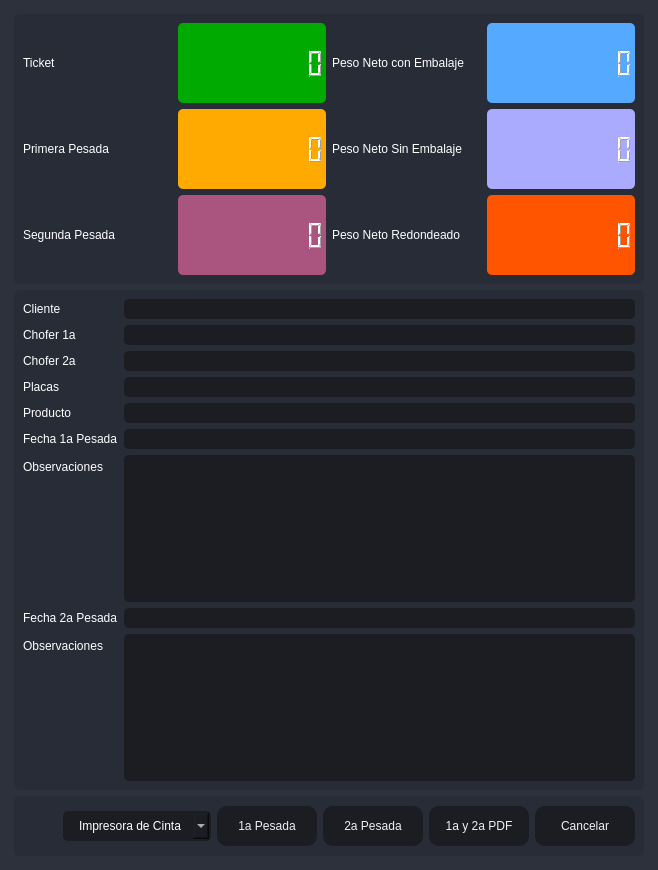
       <widget class="QFrame" name="frame_center">
        <property name="sizePolicy">
         <sizepolicy hsizetype="Expanding" vsizetype="Expanding">
          <horstretch>0</horstretch>
          <verstretch>0</verstretch>
         </sizepolicy>
        </property>
        <property name="styleSheet">
         <string notr="true">background-color: rgb(40, 44, 52);</string>
        </property>
        <property name="frameShape">
         <enum>QFrame::NoFrame</enum>
        </property>
        <property name="frameShadow">
         <enum>QFrame::Raised</enum>
        </property>
        <layout class="QHBoxLayout" name="horizontalLayout_2">
         <property name="spacing">
          <number>0</number>
         </property>
         <property name="leftMargin">
          <number>0</number>
         </property>
         <property name="topMargin">
          <number>0</number>
         </property>
         <property name="rightMargin">
          <number>0</number>
         </property>
         <property name="bottomMargin">
          <number>0</number>
         </property>
         <item>
          <widget class="QFrame" name="frame_content_right">
           <property name="styleSheet">
            <string notr="true">background-color: rgb(44, 49, 60);</string>
           </property>
           <property name="frameShape">
            <enum>QFrame::NoFrame</enum>
           </property>
           <property name="frameShadow">
            <enum>QFrame::Raised</enum>
           </property>
           <layout class="QVBoxLayout" name="verticalLayout_4">
            <property name="spacing">
             <number>0</number>
            </property>
            <property name="leftMargin">
             <number>0</number>
            </property>
            <property name="topMargin">
             <number>0</number>
            </property>
            <property name="rightMargin">
             <number>0</number>
            </property>
            <property name="bottomMargin">
             <number>0</number>
            </property>
            <item>
             <widget class="QFrame" name="frame_content">
              <property name="frameShape">
               <enum>QFrame::NoFrame</enum>
              </property>
              <property name="frameShadow">
               <enum>QFrame::Raised</enum>
              </property>
              <layout class="QVBoxLayout" name="verticalLayout_9">
               <property name="spacing">
                <number>0</number>
               </property>
               <property name="leftMargin">
                <number>5</number>
               </property>
               <property name="topMargin">
                <number>5</number>
               </property>
               <property name="rightMargin">
                <number>5</number>
               </property>
               <property name="bottomMargin">
                <number>5</number>
               </property>
               <item>
                <widget class="QStackedWidget" name="stackedWidget">
                 <property name="styleSheet">
                  <string notr="true">background: transparent;</string>
                 </property>
                 <property name="currentIndex">
                  <number>0</number>
                 </property>
                 <widget class="QWidget" name="page_home">
                  <layout class="QVBoxLayout" name="verticalLayout_10">
                   <item>
                    <widget class="QFrame" name="frame">
                     <property name="minimumSize">
                      <size>
                       <width>0</width>
                       <height>270</height>
                      </size>
                     </property>
                     <property name="maximumSize">
                      <size>
                       <width>16777215</width>
                       <height>270</height>
                      </size>
                     </property>
                     <property name="styleSheet">
                      <string notr="true">background-color: rgb(39, 44, 54);
border-radius: 5px;</string>
                     </property>
                     <property name="frameShape">
                      <enum>QFrame::StyledPanel</enum>
                     </property>
                     <property name="frameShadow">
                      <enum>QFrame::Raised</enum>
                     </property>
                     <layout class="QHBoxLayout" name="horizontalLayout_6">
                      <item>
                       <layout class="QGridLayout" name="gridLayout_2">
                        <item row="1" column="2">
                         <widget class="QLabel" name="label_5">
                          <property name="styleSheet">
                           <string notr="true">color: rgb(255, 255, 255);
font: 75 12pt &quot;MS Shell Dlg 2&quot;;</string>
                          </property>
                          <property name="text">
                           <string>Peso Neto Sin Embalaje</string>
                          </property>
                         </widget>
                        </item>
                        <item row="1" column="1">
                         <widget class="QLCDNumber" name="lcdNumber_3">
                          <property name="styleSheet">
                           <string notr="true">color: rgb(255, 255, 255);
background-color: rgb(255, 170, 0);</string>
                          </property>
                          <property name="digitCount">
                           <number>10</number>
                          </property>
                         </widget>
                        </item>
                        <item row="1" column="3">
                         <widget class="QLCDNumber" name="lcdNumber_4">
                          <property name="styleSheet">
                           <string notr="true">color: rgb(255, 255, 255);
background-color: rgb(170, 170, 255);</string>
                          </property>
                          <property name="digitCount">
                           <number>10</number>
                          </property>
                         </widget>
                        </item>
                        <item row="0" column="3">
                         <widget class="QLCDNumber" name="lcdNumber_1">
                          <property name="styleSheet">
                           <string notr="true">color: rgb(255, 255, 255);
background-color: rgb(85, 170, 255);</string>
                          </property>
                          <property name="digitCount">
                           <number>10</number>
                          </property>
                         </widget>
                        </item>
                        <item row="2" column="3">
                         <widget class="QLCDNumber" name="lcdNumber_6">
                          <property name="styleSheet">
                           <string notr="true">color: rgb(255, 255, 255);
background-color: rgb(255, 85, 0);</string>
                          </property>
                          <property name="digitCount">
                           <number>10</number>
                          </property>
                         </widget>
                        </item>
                        <item row="0" column="0">
                         <widget class="QLabel" name="label_2">
                          <property name="styleSheet">
                           <string notr="true">color: rgb(255, 255, 255);
font: 75 12pt &quot;MS Shell Dlg 2&quot;;</string>
                          </property>
                          <property name="text">
                           <string>Ticket</string>
                          </property>
                         </widget>
                        </item>
                        <item row="1" column="0">
                         <widget class="QLabel" name="label_4">
                          <property name="styleSheet">
                           <string notr="true">color: rgb(255, 255, 255);
font: 75 12pt &quot;MS Shell Dlg 2&quot;;</string>
                          </property>
                          <property name="text">
                           <string>Primera Pesada</string>
                          </property>
                         </widget>
                        </item>
                        <item row="0" column="1">
                         <widget class="QLCDNumber" name="lcdNumber_9">
                          <property name="styleSheet">
                           <string notr="true">color: rgb(255, 255, 255);
background-color: rgb(0, 170, 0);</string>
                          </property>
                          <property name="digitCount">
                           <number>10</number>
                          </property>
                         </widget>
                        </item>
                        <item row="2" column="0">
                         <widget class="QLabel" name="label_6">
                          <property name="styleSheet">
                           <string notr="true">color: rgb(255, 255, 255);
font: 75 12pt &quot;MS Shell Dlg 2&quot;;</string>
                          </property>
                          <property name="text">
                           <string>Segunda Pesada</string>
                          </property>
                         </widget>
                        </item>
                        <item row="0" column="2">
                         <widget class="QLabel" name="label_3">
                          <property name="styleSheet">
                           <string notr="true">color: rgb(255, 255, 255);
font: 75 12pt &quot;MS Shell Dlg 2&quot;;</string>
                          </property>
                          <property name="text">
                           <string>Peso Neto con Embalaje</string>
                          </property>
                         </widget>
                        </item>
                        <item row="2" column="2">
                         <widget class="QLabel" name="label_7">
                          <property name="styleSheet">
                           <string notr="true">color: rgb(255, 255, 255);
font: 75 12pt &quot;MS Shell Dlg 2&quot;;</string>
                          </property>
                          <property name="text">
                           <string>Peso Neto Redondeado</string>
                          </property>
                         </widget>
                        </item>
                        <item row="2" column="1">
                         <widget class="QLCDNumber" name="lcdNumber_7">
                          <property name="styleSheet">
                           <string notr="true">color: rgb(255, 255, 255);
background-color: rgb(170, 85, 127);</string>
                          </property>
                          <property name="digitCount">
                           <number>10</number>
                          </property>
                         </widget>
                        </item>
                       </layout>
                      </item>
                     </layout>
                    </widget>
                   </item>
                   <item>
                    <widget class="QFrame" name="frame_3">
                     <property name="minimumSize">
                      <size>
                       <width>0</width>
                       <height>160</height>
                      </size>
                     </property>
                     <property name="maximumSize">
                      <size>
                       <width>16777215</width>
                       <height>500</height>
                      </size>
                     </property>
                     <property name="styleSheet">
                      <string notr="true">background-color: rgb(39, 44, 54);
border-radius: 5px;</string>
                     </property>
                     <property name="frameShape">
                      <enum>QFrame::StyledPanel</enum>
                     </property>
                     <property name="frameShadow">
                      <enum>QFrame::Raised</enum>
                     </property>
                     <layout class="QVBoxLayout" name="verticalLayout_5">
                      <item>
                       <layout class="QFormLayout" name="formLayout">
                        <item row="0" column="0">
                         <widget class="QLabel" name="label_8">
                          <property name="styleSheet">
                           <string notr="true">color: rgb(255, 255, 255);
font: 75 12pt &quot;MS Shell Dlg 2&quot;;</string>
                          </property>
                          <property name="text">
                           <string>Cliente</string>
                          </property>
                         </widget>
                        </item>
                        <item row="0" column="1">
                         <widget class="QLineEdit" name="Cliente">
                          <property name="styleSheet">
                           <string notr="true">QLineEdit {
	background-color: rgb(27, 29, 35);
	border-radius: 5px;
	border: 2px solid rgb(27, 29, 35);
	padding-left: 10px;
	font: 75 12pt &quot;MS Shell Dlg 2&quot;;
	color: rgb(255, 255, 255);
}
QLineEdit:hover {
	border: 2px solid rgb(64, 71, 88);
}
QLineEdit:focus {
	border: 2px solid rgb(91, 101, 124);
}</string>
                          </property>
                          <property name="readOnly">
                           <bool>true</bool>
                          </property>
                         </widget>
                        </item>
                        <item row="1" column="0">
                         <widget class="QLabel" name="label_9">
                          <property name="styleSheet">
                           <string notr="true">color: rgb(255, 255, 255);
font: 75 12pt &quot;MS Shell Dlg 2&quot;;</string>
                          </property>
                          <property name="text">
                           <string>Chofer 1a</string>
                          </property>
                         </widget>
                        </item>
                        <item row="1" column="1">
                         <widget class="QLineEdit" name="Operador">
                          <property name="styleSheet">
                           <string notr="true">QLineEdit {
	background-color: rgb(27, 29, 35);
	border-radius: 5px;
	border: 2px solid rgb(27, 29, 35);
	padding-left: 10px;
	font: 75 12pt &quot;MS Shell Dlg 2&quot;;
	color: rgb(255, 255, 255);
}
QLineEdit:hover {
	border: 2px solid rgb(64, 71, 88);
}
QLineEdit:focus {
	border: 2px solid rgb(91, 101, 124);
}</string>
                          </property>
                          <property name="readOnly">
                           <bool>true</bool>
                          </property>
                         </widget>
                        </item>
                        <item row="3" column="0">
                         <widget class="QLabel" name="label_10">
                          <property name="styleSheet">
                           <string notr="true">color: rgb(255, 255, 255);
font: 75 12pt &quot;MS Shell Dlg 2&quot;;</string>
                          </property>
                          <property name="text">
                           <string>Placas</string>
                          </property>
                         </widget>
                        </item>
                        <item row="3" column="1">
                         <widget class="QLineEdit" name="Placas">
                          <property name="styleSheet">
                           <string notr="true">QLineEdit {
	background-color: rgb(27, 29, 35);
	border-radius: 5px;
	border: 2px solid rgb(27, 29, 35);
	padding-left: 10px;
	font: 75 12pt &quot;MS Shell Dlg 2&quot;;
	color: rgb(255, 255, 255);
}
QLineEdit:hover {
	border: 2px solid rgb(64, 71, 88);
}
QLineEdit:focus {
	border: 2px solid rgb(91, 101, 124);
}</string>
                          </property>
                          <property name="readOnly">
                           <bool>true</bool>
                          </property>
                         </widget>
                        </item>
                        <item row="4" column="0">
                         <widget class="QLabel" name="label_11">
                          <property name="styleSheet">
                           <string notr="true">color: rgb(255, 255, 255);
font: 75 12pt &quot;MS Shell Dlg 2&quot;;</string>
                          </property>
                          <property name="text">
                           <string>Producto</string>
                          </property>
                         </widget>
                        </item>
                        <item row="4" column="1">
                         <widget class="QLineEdit" name="Producto">
                          <property name="styleSheet">
                           <string notr="true">QLineEdit {
	background-color: rgb(27, 29, 35);
	border-radius: 5px;
	border: 2px solid rgb(27, 29, 35);
	padding-left: 10px;
	font: 75 12pt &quot;MS Shell Dlg 2&quot;;
	color: rgb(255, 255, 255);
}
QLineEdit:hover {
	border: 2px solid rgb(64, 71, 88);
}
QLineEdit:focus {
	border: 2px solid rgb(91, 101, 124);
}</string>
                          </property>
                          <property name="readOnly">
                           <bool>true</bool>
                          </property>
                         </widget>
                        </item>
                        <item row="5" column="0">
                         <widget class="QLabel" name="label_12">
                          <property name="styleSheet">
                           <string notr="true">color: rgb(255, 255, 255);
font: 75 12pt &quot;MS Shell Dlg 2&quot;;</string>
                          </property>
                          <property name="text">
                           <string>Fecha 1a Pesada</string>
                          </property>
                         </widget>
                        </item>
                        <item row="5" column="1">
                         <widget class="QLineEdit" name="EFecha">
                          <property name="styleSheet">
                           <string notr="true">QLineEdit {
	background-color: rgb(27, 29, 35);
	border-radius: 5px;
	border: 2px solid rgb(27, 29, 35);
	padding-left: 10px;
	font: 75 12pt &quot;MS Shell Dlg 2&quot;;
	color: rgb(255, 255, 255);
}
QLineEdit:hover {
	border: 2px solid rgb(64, 71, 88);
}
QLineEdit:focus {
	border: 2px solid rgb(91, 101, 124);
}</string>
                          </property>
                          <property name="readOnly">
                           <bool>true</bool>
                          </property>
                         </widget>
                        </item>
                        <item row="6" column="0">
                         <widget class="QLabel" name="label_13">
                          <property name="styleSheet">
                           <string notr="true">color: rgb(255, 255, 255);
font: 75 12pt &quot;MS Shell Dlg 2&quot;;</string>
                          </property>
                          <property name="text">
                           <string>Observaciones</string>
                          </property>
                         </widget>
                        </item>
                        <item row="6" column="1">
                         <widget class="QPlainTextEdit" name="ObservacionesCompra">
                          <property name="styleSheet">
                           <string notr="true">QPlainTextEdit {
	background-color: rgb(27, 29, 35);
	border-radius: 5px;
	padding: 10px;
    color: rgb(255, 255, 255);
	font: 75 12pt &quot;MS Shell Dlg 2&quot;;
}
QPlainTextEdit:hover {
	border: 2px solid rgb(64, 71, 88);
}
QPlainTextEdit:focus {
	border: 2px solid rgb(91, 101, 124);
}</string>
                          </property>
                          <property name="readOnly">
                           <bool>true</bool>
                          </property>
                         </widget>
                        </item>
                        <item row="7" column="0">
                         <widget class="QLabel" name="label_14">
                          <property name="styleSheet">
                           <string notr="true">color: rgb(255, 255, 255);
font: 75 12pt &quot;MS Shell Dlg 2&quot;;</string>
                          </property>
                          <property name="text">
                           <string>Fecha 2a Pesada</string>
                          </property>
                         </widget>
                        </item>
                        <item row="7" column="1">
                         <widget class="QLineEdit" name="SFecha">
                          <property name="styleSheet">
                           <string notr="true">QLineEdit {
	background-color: rgb(27, 29, 35);
	border-radius: 5px;
	border: 2px solid rgb(27, 29, 35);
	padding-left: 10px;
	font: 75 12pt &quot;MS Shell Dlg 2&quot;;
	color: rgb(255, 255, 255);
}
QLineEdit:hover {
	border: 2px solid rgb(64, 71, 88);
}
QLineEdit:focus {
	border: 2px solid rgb(91, 101, 124);
}</string>
                          </property>
                          <property name="readOnly">
                           <bool>true</bool>
                          </property>
                         </widget>
                        </item>
                        <item row="8" column="0">
                         <widget class="QLabel" name="label_15">
                          <property name="styleSheet">
                           <string notr="true">color: rgb(255, 255, 255);
font: 75 12pt &quot;MS Shell Dlg 2&quot;;</string>
                          </property>
                          <property name="text">
                           <string>Observaciones</string>
                          </property>
                         </widget>
                        </item>
                        <item row="8" column="1">
                         <widget class="QPlainTextEdit" name="ObservacionesCompra2">
                          <property name="styleSheet">
                           <string notr="true">QPlainTextEdit {
	background-color: rgb(27, 29, 35);
	border-radius: 5px;
	padding: 10px;
    color: rgb(255, 255, 255);
	font: 75 12pt &quot;MS Shell Dlg 2&quot;;
}
QPlainTextEdit:hover {
	border: 2px solid rgb(64, 71, 88);
}
QPlainTextEdit:focus {
	border: 2px solid rgb(91, 101, 124);
}</string>
                          </property>
                          <property name="lineWrapMode">
                           <enum>QPlainTextEdit::WidgetWidth</enum>
                          </property>
                          <property name="readOnly">
                           <bool>true</bool>
                          </property>
                         </widget>
                        </item>
                        <item row="2" column="0">
                         <widget class="QLabel" name="label_16">
                          <property name="styleSheet">
                           <string notr="true">color: rgb(255, 255, 255);
font: 75 12pt &quot;MS Shell Dlg 2&quot;;</string>
                          </property>
                          <property name="text">
                           <string>Chofer 2a</string>
                          </property>
                         </widget>
                        </item>
                        <item row="2" column="1">
                         <widget class="QLineEdit" name="Operador2a">
                          <property name="styleSheet">
                           <string notr="true">QLineEdit {
	background-color: rgb(27, 29, 35);
	border-radius: 5px;
	border: 2px solid rgb(27, 29, 35);
	padding-left: 10px;
	font: 75 12pt &quot;MS Shell Dlg 2&quot;;
	color: rgb(255, 255, 255);
}
QLineEdit:hover {
	border: 2px solid rgb(64, 71, 88);
}
QLineEdit:focus {
	border: 2px solid rgb(91, 101, 124);
}</string>
                          </property>
                          <property name="readOnly">
                           <bool>true</bool>
                          </property>
                         </widget>
                        </item>
                       </layout>
                      </item>
                     </layout>
                    </widget>
                   </item>
                   <item>
                    <widget class="QFrame" name="frame_2">
                     <property name="minimumSize">
                      <size>
                       <width>0</width>
                       <height>60</height>
                      </size>
                     </property>
                     <property name="maximumSize">
                      <size>
                       <width>16777215</width>
                       <height>60</height>
                      </size>
                     </property>
                     <property name="styleSheet">
                      <string notr="true">background-color: rgb(39, 44, 54);
border-radius: 5px;</string>
                     </property>
                     <property name="frameShape">
                      <enum>QFrame::StyledPanel</enum>
                     </property>
                     <property name="frameShadow">
                      <enum>QFrame::Raised</enum>
                     </property>
                     <layout class="QHBoxLayout" name="horizontalLayout_9">
                      <item>
                       <layout class="QGridLayout" name="gridLayout">
                        <item row="0" column="0">
                         <spacer name="horizontalSpacer">
                          <property name="orientation">
                           <enum>Qt::Horizontal</enum>
                          </property>
                          <property name="sizeHint" stdset="0">
                           <size>
                            <width>40</width>
                            <height>20</height>
                           </size>
                          </property>
                         </spacer>
                        </item>
                        <item row="0" column="2">
                         <widget class="QPushButton" name="btn_guardar">
                          <property name="minimumSize">
                           <size>
                            <width>100</width>
                            <height>40</height>
                           </size>
                          </property>
                          <property name="styleSheet">
                           <string notr="true">QPushButton {
	border-color: rgb(27, 29, 35);
	font: 75 10pt &quot;MS Shell Dlg 2&quot;;
	color: rgb(240, 240, 240);
	background-color: rgb(27, 29, 35);
	border: 0px solid;
	border-radius: 10px;	
}
QPushButton:hover {
	background-color:rgb(44, 49, 60);
	border-color: rgb(27, 29, 35);
	border: 2px solid;
}</string>
                          </property>
                          <property name="text">
                           <string>1a Pesada</string>
                          </property>
                         </widget>
                        </item>
                        <item row="0" column="5">
                         <widget class="QPushButton" name="btnr">
                          <property name="minimumSize">
                           <size>
                            <width>100</width>
                            <height>40</height>
                           </size>
                          </property>
                          <property name="styleSheet">
                           <string notr="true">QPushButton {
	border-color: rgb(27, 29, 35);
	font: 75 10pt &quot;MS Shell Dlg 2&quot;;
	color: rgb(240, 240, 240);
	background-color: rgb(27, 29, 35);
	border: 0px solid;
	border-radius: 10px;	
}
QPushButton:hover {
	background-color:rgb(44, 49, 60);
	border-color: rgb(27, 29, 35);
	border: 2px solid;
}</string>
                          </property>
                          <property name="text">
                           <string>Cancelar</string>
                          </property>
                         </widget>
                        </item>
                        <item row="0" column="1">
                         <widget class="QComboBox" name="comboBox_impresora">
                          <property name="styleSheet">
                           <string notr="true">QComboBox{
	background-color: rgb(27, 29, 35);
	border-radius: 5px;
	border: 2px solid rgb(27, 29, 35);
	padding: 5px;
	padding-left: 14px;
	color: rgb(255, 255, 255);
    font: 75 12pt &quot;MS Shell Dlg 2&quot;;
}
QComboBox:hover{
	border: 2px solid rgb(64, 71, 88);
}
QComboBox QAbstractItemView {
	color: rgb(85, 170, 255);	
	background-color: rgb(27, 29, 35);
	padding: 10px;
	selection-background-color: rgb(39, 44, 54);
}</string>
                          </property>
                          <item>
                           <property name="text">
                            <string>Impresora de Cinta</string>
                           </property>
                          </item>
                          <item>
                           <property name="text">
                            <string>Impresora Windows</string>
                           </property>
                          </item>
                         </widget>
                        </item>
                        <item row="0" column="3">
                         <widget class="QPushButton" name="btn_guardar2">
                          <property name="minimumSize">
                           <size>
                            <width>100</width>
                            <height>40</height>
                           </size>
                          </property>
                          <property name="styleSheet">
                           <string notr="true">QPushButton {
	border-color: rgb(27, 29, 35);
	font: 75 10pt &quot;MS Shell Dlg 2&quot;;
	color: rgb(240, 240, 240);
	background-color: rgb(27, 29, 35);
	border: 0px solid;
	border-radius: 10px;	
}
QPushButton:hover {
	background-color:rgb(44, 49, 60);
	border-color: rgb(27, 29, 35);
	border: 2px solid;
}</string>
                          </property>
                          <property name="text">
                           <string>2a Pesada</string>
                          </property>
                         </widget>
                        </item>
                        <item row="0" column="4">
                         <widget class="QPushButton" name="btn_1a2a">
                          <property name="minimumSize">
                           <size>
                            <width>100</width>
                            <height>40</height>
                           </size>
                          </property>
                          <property name="styleSheet">
                           <string notr="true">QPushButton {
	border-color: rgb(27, 29, 35);
	font: 75 10pt &quot;MS Shell Dlg 2&quot;;
	color: rgb(240, 240, 240);
	background-color: rgb(27, 29, 35);
	border: 0px solid;
	border-radius: 10px;	
}
QPushButton:hover {
	background-color:rgb(44, 49, 60);
	border-color: rgb(27, 29, 35);
	border: 2px solid;
}</string>
                          </property>
                          <property name="text">
                           <string>1a y 2a PDF</string>
                          </property>
                         </widget>
                        </item>
                       </layout>
                      </item>
                     </layout>
                    </widget>
                   </item>
                  </layout>
                 </widget>
                </widget>
               </item>
              </layout>
             </widget>
            </item>
           </layout>
          </widget>
         </item>
        </layout>
       </widget>
